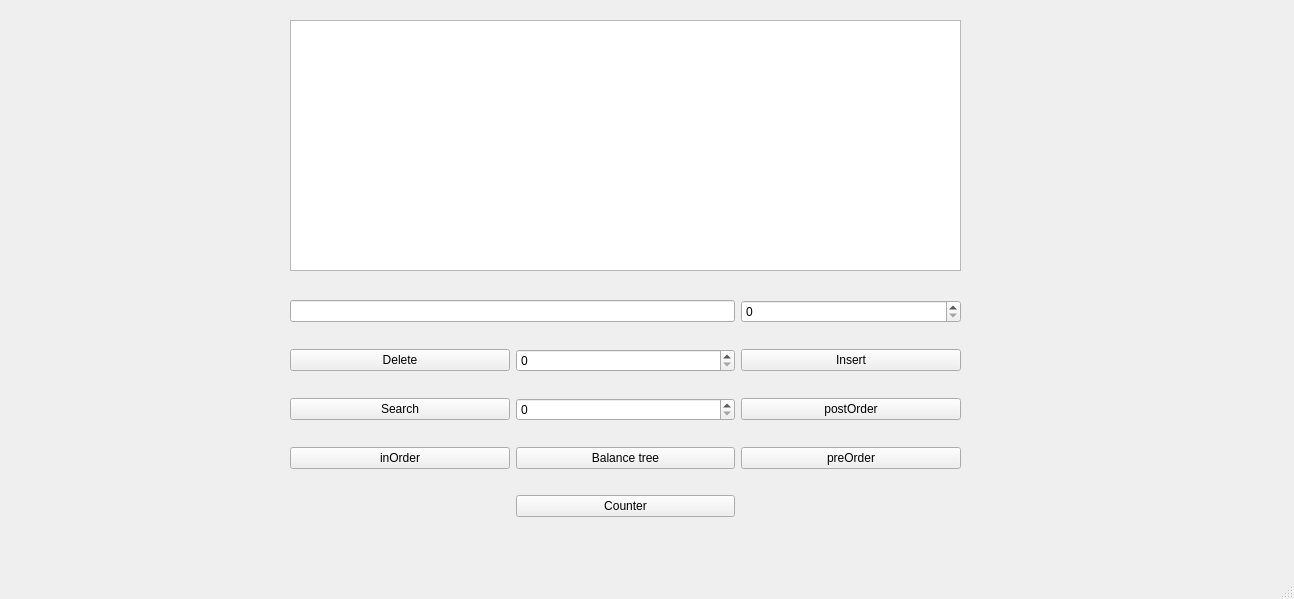
<?xml version="1.0" encoding="UTF-8"?>
<ui version="4.0">
 <class>MainWindow</class>
 <widget class="QMainWindow" name="MainWindow">
  <property name="geometry">
   <rect>
    <x>0</x>
    <y>0</y>
    <width>1294</width>
    <height>599</height>
   </rect>
  </property>
  <property name="windowTitle">
   <string>MainWindow</string>
  </property>
  <widget class="QWidget" name="centralwidget">
   <widget class="QTextBrowser" name="showAns">
    <property name="geometry">
     <rect>
      <x>290</x>
      <y>20</y>
      <width>671</width>
      <height>251</height>
     </rect>
    </property>
   </widget>
   <widget class="QWidget" name="gridLayoutWidget">
    <property name="geometry">
     <rect>
      <x>290</x>
      <y>280</y>
      <width>671</width>
      <height>261</height>
     </rect>
    </property>
    <layout class="QGridLayout" name="gridLayout">
     <item row="5" column="0">
      <widget class="QPushButton" name="searchButton">
       <property name="text">
        <string>Search</string>
       </property>
      </widget>
     </item>
     <item row="2" column="2">
      <widget class="QPushButton" name="insertButton">
       <property name="text">
        <string>Insert</string>
       </property>
      </widget>
     </item>
     <item row="6" column="2">
      <widget class="QPushButton" name="preOrderButton">
       <property name="text">
        <string>preOrder</string>
       </property>
      </widget>
     </item>
     <item row="0" column="2">
      <widget class="QSpinBox" name="key"/>
     </item>
     <item row="2" column="1">
      <widget class="QSpinBox" name="deleteKey"/>
     </item>
     <item row="5" column="2">
      <widget class="QPushButton" name="postOrderButton">
       <property name="text">
        <string>postOrder</string>
       </property>
      </widget>
     </item>
     <item row="5" column="1">
      <widget class="QSpinBox" name="searchKey"/>
     </item>
     <item row="2" column="0">
      <widget class="QPushButton" name="deleteButton">
       <property name="text">
        <string>Delete</string>
       </property>
      </widget>
     </item>
     <item row="6" column="1">
      <widget class="QPushButton" name="balanceButton">
       <property name="text">
        <string>Balance tree</string>
       </property>
      </widget>
     </item>
     <item row="0" column="0" colspan="2">
      <widget class="QLineEdit" name="lineEdit"/>
     </item>
     <item row="6" column="0">
      <widget class="QPushButton" name="inOrderButton">
       <property name="text">
        <string>inOrder</string>
       </property>
      </widget>
     </item>
     <item row="7" column="1">
      <widget class="QPushButton" name="countButton">
       <property name="text">
        <string>Counter</string>
       </property>
      </widget>
     </item>
    </layout>
   </widget>
  </widget>
  <widget class="QMenuBar" name="menubar">
   <property name="geometry">
    <rect>
     <x>0</x>
     <y>0</y>
     <width>1294</width>
     <height>26</height>
    </rect>
   </property>
  </widget>
  <widget class="QStatusBar" name="statusbar"/>
 </widget>
 <resources/>
 <connections/>
</ui>
